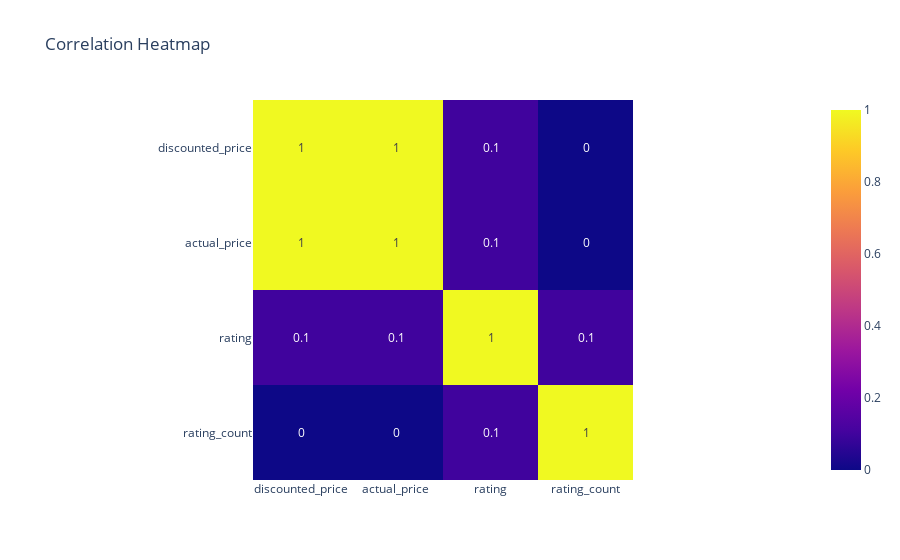

Notebook code for this chart:
### Code cell
corr_matrix = data[["discounted_price", "actual_price", "rating", "rating_count"]].corr().round(1)
fig = px.imshow(corr_matrix, text_auto=True, title="Correlation Heatmap")
fig.show()

### Figure 1 — Plotly figure (JSON) as saved in the notebook; plotly's stock layout.template omitted (floating-point values rounded to 4 significant figures)
{"data": [{"coloraxis": "coloraxis", "hovertemplate": "x: %{x}<br>y: %{y}<br>color: %{z}<extra></extra>", "name": "0", "texttemplate": "%{z}", "type": "heatmap", "x": ["discounted_price", "actual_price", "rating", "rating_count"], "xaxis": "x", "y": ["discounted_price", "actual_price", "rating", "rating_count"], "yaxis": "y", "z": [[1.0, 1.0, 0.1, -0.0], [1.0, 1.0, 0.1, -0.0], [0.1, 0.1, 1.0, 0.1], [-0.0, -0.0, 0.1, 1.0]]}], "layout": {"coloraxis": {"colorscale": [[0, "#0d0887"], [0.1111, "#46039f"], [0.2222, "#7201a8"], [0.3333, "#9c179e"], [0.4444, "#bd3786"], [0.5556, "#d8576b"], [0.6667, "#ed7953"], [0.7778, "#fb9f3a"], [0.8889, "#fdca26"], [1, "#f0f921"]]}, "title": {"text": "Correlation Heatmap"}, "xaxis": {"anchor": "y", "constrain": "domain", "domain": [0, 1], "scaleanchor": "y"}, "yaxis": {"anchor": "x", "autorange": "reversed", "constrain": "domain", "domain": [0, 1]}}}
